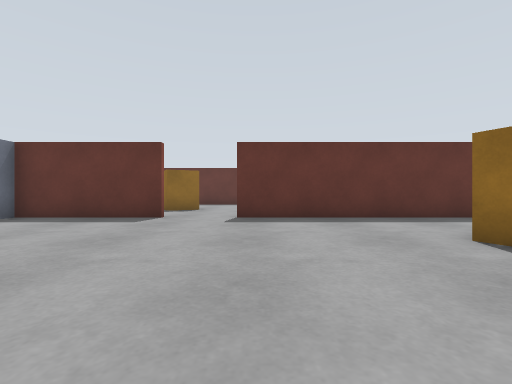
View 1 (above)

23 first-person views from a walk through a Gazebo world. The camera is 0.68 m above the floor, looks level and sees 85° across. The floor is counted in squares, 1 m on a side. Each view is taken from the middle of a square. On the plan, view 1 faces up. The plan holds only what a view shows up to about 9 squares ahead; the rest is blank.

View 2
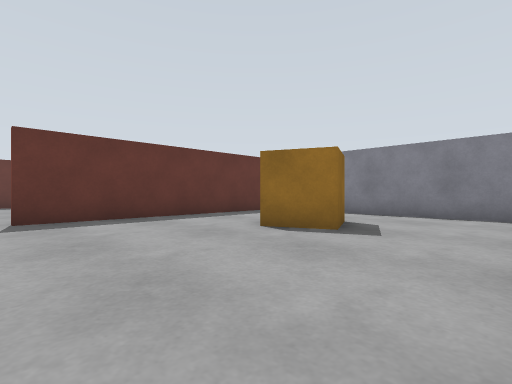

View 3
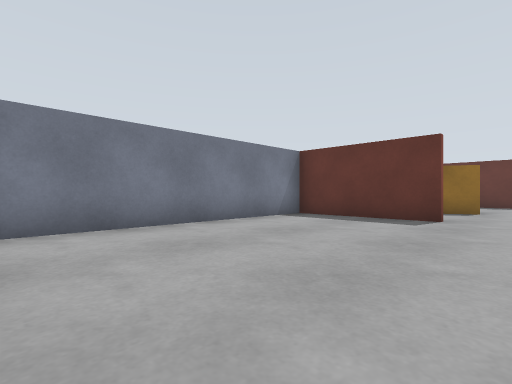

View 4
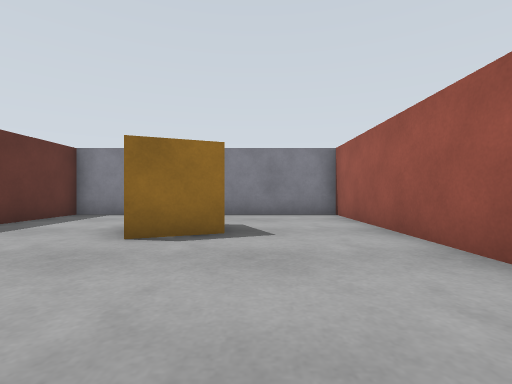

View 5
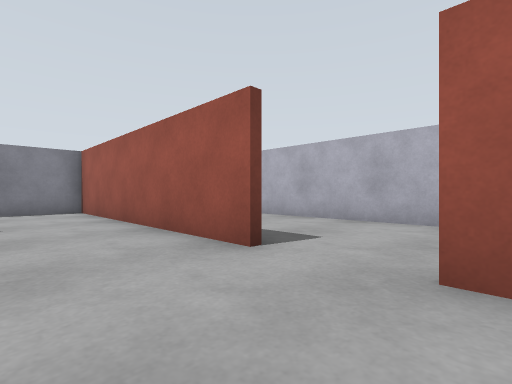

View 6
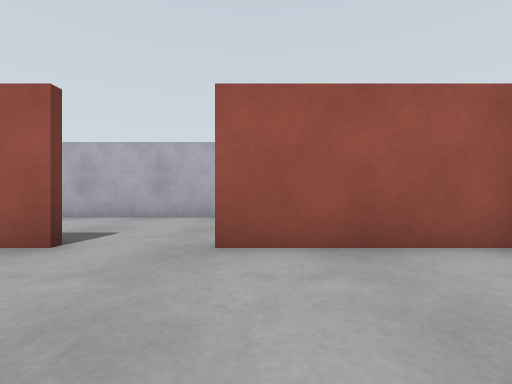

View 7
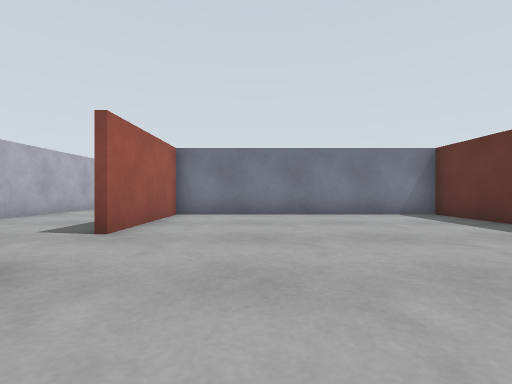

View 8
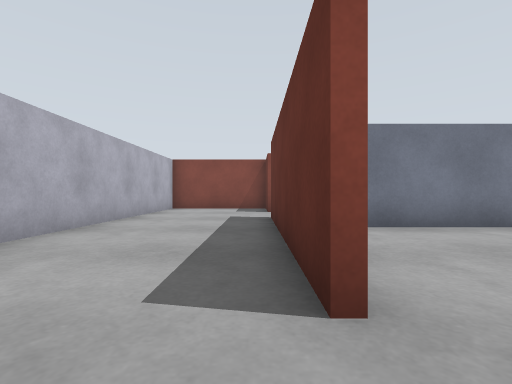

View 9
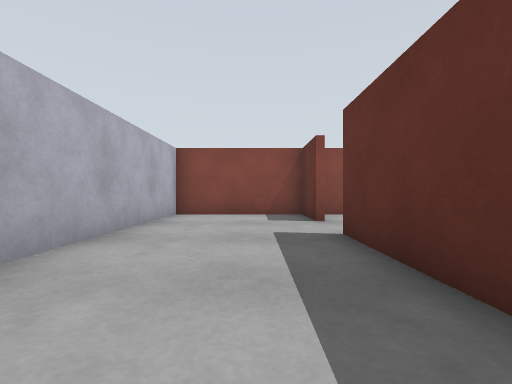

View 10
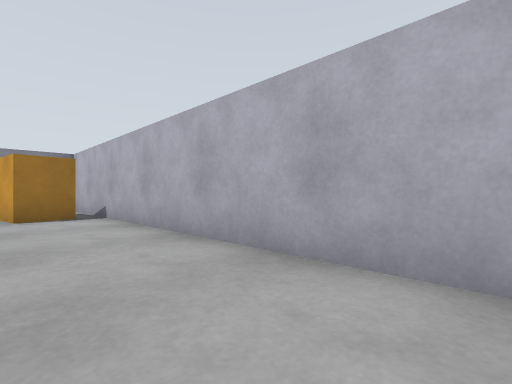

View 11
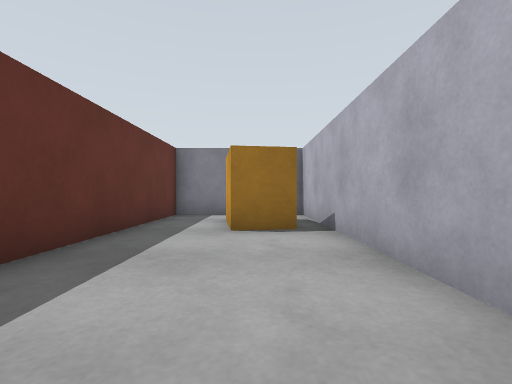

View 12
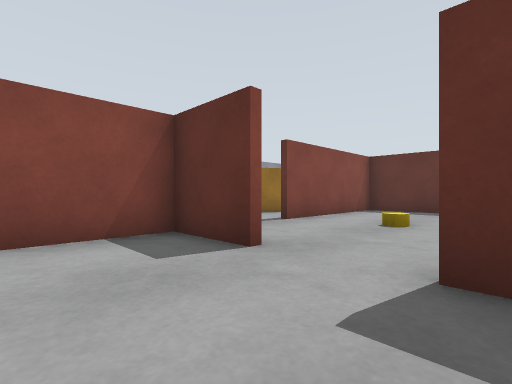

View 13
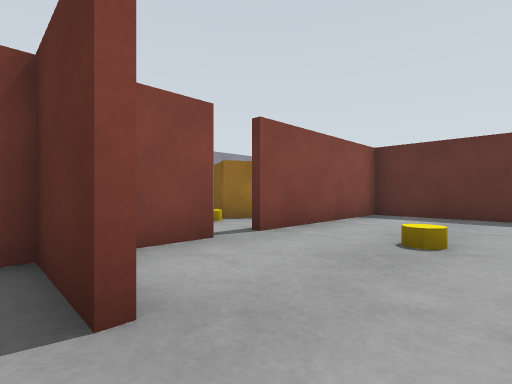

View 14
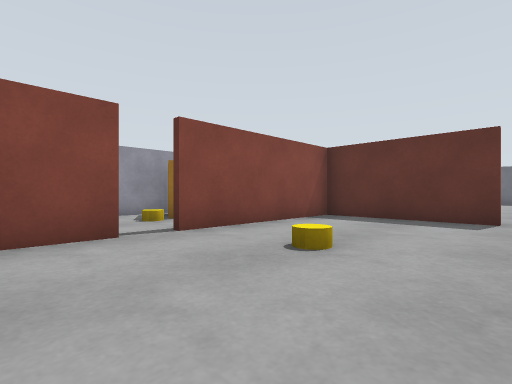

View 15
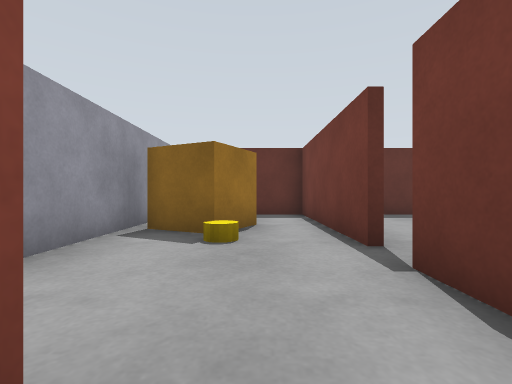

View 16
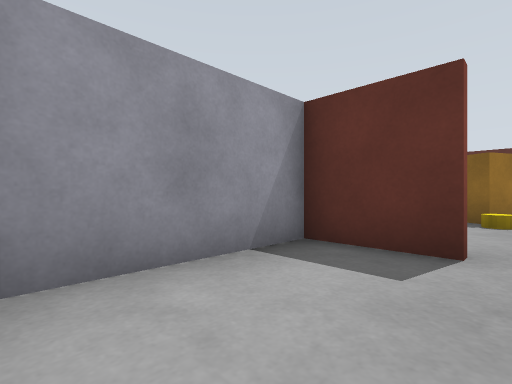

View 17
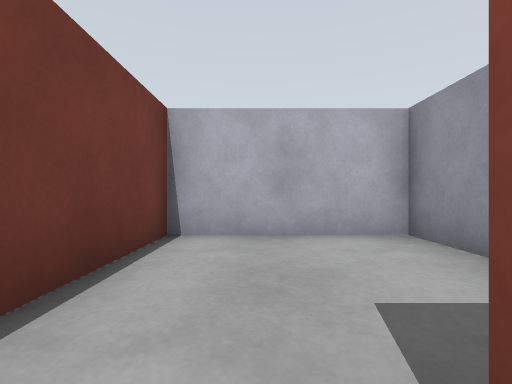

View 18
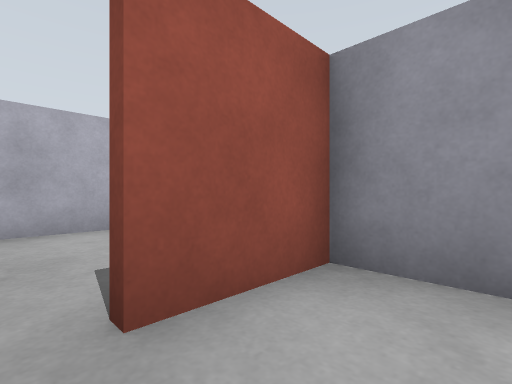

View 19
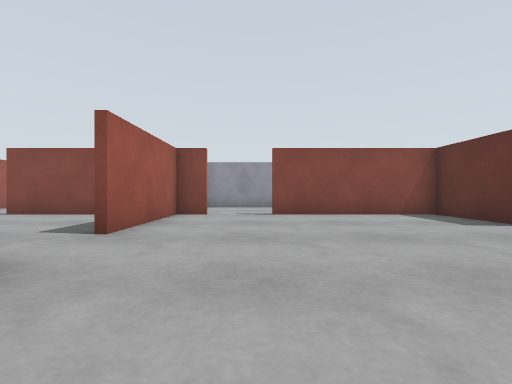

View 20
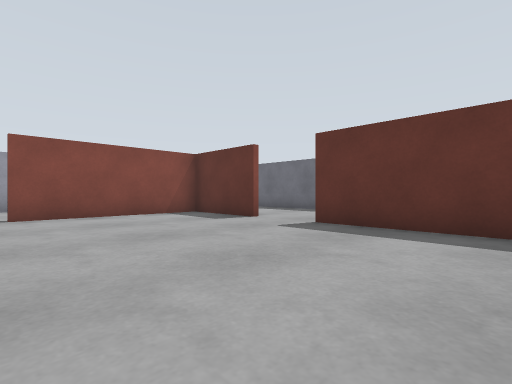

View 21
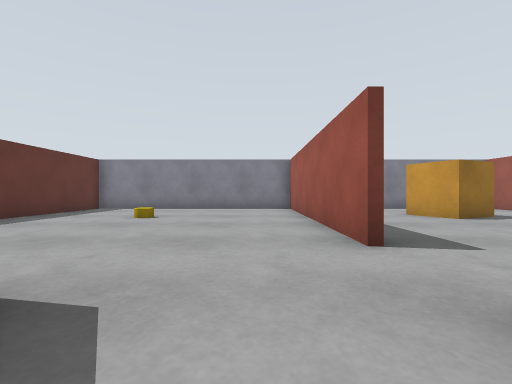

View 22
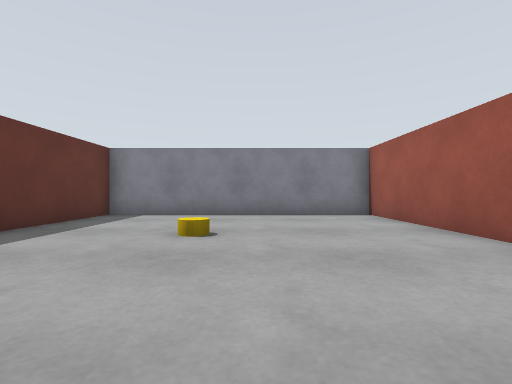

View 23
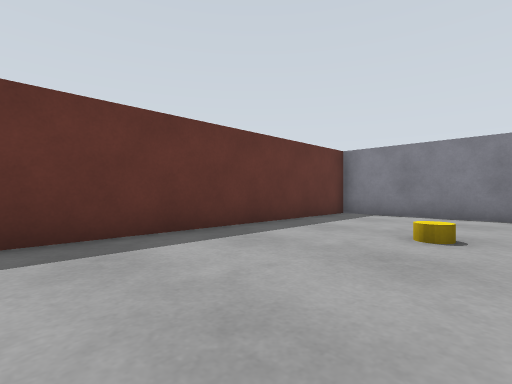

### Floor plan
Ten units are one square. View 1 is at (0, 0); x grows to the right and y downward. Boxes are objects, and circles mark ways between rooms. Rooms are numbered by the first view taken in them; rooms with no view inside come last. Other rooms are left out.
<svg viewBox="-170 -159 249 208">
<path fill="none" stroke="#000" d="M-6 4 74 4 74 -44M-24 -74 -64 -74 -64 4 -25 4M74 -59 74 -74 -5 -74M-25 6 -85 6M-104 6 -124 6 -124 44 74 44M74 21 74 6 15 6M-124 -15 -124 0M-85 -74 -140 -74M-124 -75 -124 -25M-164 10 -164 44 -126 44 -126 15M-145 6 -165 6M-164 -42 -164 10M-126 -25 -126 -76M-126 -5 -126 -15M-165 4 -145 4M-5 -76 74 -76 74 -154 -9 -154M-41 -154 -75 -154M-95 -154 -124 -154 -124 -105M-124 -85 -124 -76M-126 -76 -85 -76"/>
<rect x="25" y="-45" width="30" height="20" fill="#bbb"><title>orange box</title></rect>
<rect x="35" y="25" width="30" height="10" fill="#bbb"><title>orange box</title></rect>
<rect x="-105" y="-35" width="10" height="10" fill="#bbb"><title>yellow cylinder</title></rect>
<rect x="-165" y="-55" width="30" height="20" fill="#bbb"><title>orange box</title></rect>
<rect x="-145" y="-35" width="10" height="10" fill="#bbb"><title>yellow cylinder</title></rect>
<rect x="-35" y="-115" width="20" height="20" fill="#bbb"><title>orange box</title></rect>
<rect x="35" y="-125" width="10" height="10" fill="#bbb"><title>yellow cylinder</title></rect>
<circle cx="-15" cy="10" r="3" fill="#2a7"/>
<circle cx="-15" cy="-70" r="3" fill="#2a7"/>
<circle cx="-95" cy="10" r="3" fill="#2a7"/>
<circle cx="-130" cy="-20" r="3" fill="#2a7"/>
<circle cx="-80" cy="-70" r="3" fill="#2a7"/>
<circle cx="-140" cy="10" r="3" fill="#2a7"/>
<text x="0" y="-30">1</text>
<text x="-30" y="30">2</text>
<text x="-100" y="-30">3</text>
<text x="-150" y="30">4</text>
<text x="-150" y="-30">5</text>
<text x="-20" y="-110">6</text>
</svg>
Room 1 opens to room 2. Room 1 opens to room 6. Room 2 opens to room 3. Room 3 opens to room 5. Room 3 opens to room 6. Room 4 opens to room 5.

Where each view was taken, in squares from view 1:
view 1: 0 up, 0 right, facing up
view 2: 0 up, 1 left, facing up-right
view 3: 0 up, 1 left, facing up-left
view 4: 2 up, 1 left, facing right
view 5: 2 up, 3 left, facing down-right
view 6: 3 up, 3 left, facing down
view 7: 2 up, 2 right, facing left
view 8: 1 down, 1 left, facing left
view 9: 2 down, 4 left, facing left
view 10: 2 down, 4 left, facing down-right
view 11: 3 down, 1 left, facing right
view 12: 3 down, 8 left, facing up-left
view 13: 1 down, 9 left, facing up-left
view 14: 0 up, 8 left, facing up-left
view 15: 1 down, 14 left, facing up
view 16: 4 down, 14 left, facing up-left
view 17: 0 up, 14 left, facing down
view 18: 1 up, 14 left, facing down-left
view 19: 10 up, 4 left, facing left
view 20: 10 up, 4 left, facing up-left
view 21: 9 up, 4 left, facing right
view 22: 11 up, 1 left, facing right
view 23: 11 up, 1 left, facing up-right
